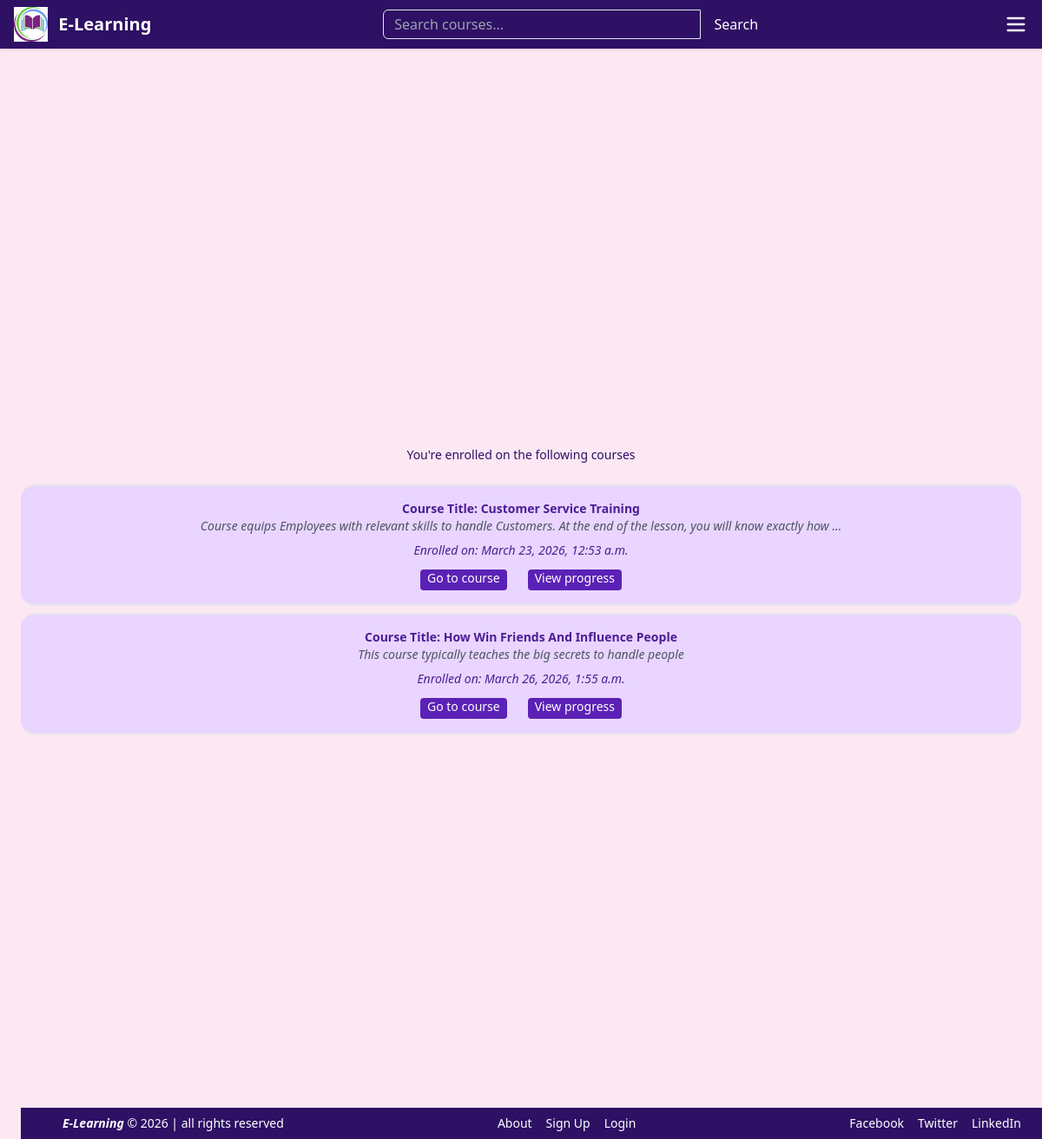
/courses/enrolled/ (signed in), run on the app's committed database.
### courses/models.py (models this page shows, shortened)
class Enrollment(models.Model):
    STATUS_CHOICES = [
        ('pending', 'Pending'),
        ('approved', 'Approved'),
        ('rejected', 'Rejected'),
    ]
    user = models.ForeignKey(User, on_delete=models.CASCADE)
    courses = models.ForeignKey(Course, on_delete=models.CASCADE)
    enrolled_at = models.DateTimeField(auto_now_add=True)
    status = models.CharField(max_length=10, choices=STATUS_CHOICES,default='pending')
    overall_progress = models.FloatField(default=0)
    class Meta:
        unique_together = ('user', 'courses')

class Course(models.Model):
    title = models.CharField(max_length=200)
    description = models.TextField()
    created_at = models.DateTimeField(auto_now_add=True)
    instructor = models.CharField(max_length=100)
    pdf = models.FileField(upload_to='courses/pdfs/',blank=True,null=True)
    video = models.FileField(upload_to='courses/videos/', blank=True,null=True)
    video_url = models.URLField(blank=True,null=True, help_text="Click the link to watch tutorial")
    learning_outcomes = models.TextField(blank=True,null=True)
    image = models.ImageField(upload_to="images/",blank=True, null=True)

### courses/views.py (the view)
# urls.py: path("enrolled/", views.enrolled_courses, name='enrolled_courses'),
@login_required
def enrolled_courses(request):
    enrollments = Enrollment.objects.filter(user=request.user,status='approved')
    return render(request, "courses/enrolled_courses.html",{
        "enrollments":enrollments
    })

### courses/templates/courses/enrolled_courses.html (shortened to what this page needs)
{% extends 'base.html' %}
{% block content %}
<div class="flex flex-col min-h-screen flex-center justify-center items-center w-full">
        {% if enrollments %}
            <div class="grid grid-cols-1 md:grid-cols-0 gap-2 w-full rounded-3xl">
              <h2 class="text-sm text-center text-violet-950 mb-4">You're enrolled on the following courses</h2>
          {% for enrollment in enrollments %}
                <div class="bg-purple-200 border-b-2 border-t-2 hover:shadow-2xl hover:shadow-violet-800 rounded-2xl p-4">
                <h3 class="text-sm text-violet-900 text-center font-semibold">Course Title: {{ enrollment.courses.title }}</h3>
                <p class="text-gray-600 text-sm text-center italic">{{ enrollment.courses.description|truncatewords:20 }}</p>
                <p class="text-sm text-violet-900 text-center italic mt-2">Enrolled on: {{ enrollment.enrolled_at|date:"F j, Y, g:i a " }}</p>
                <div class="flex justify-center gap-6">
                <a href="{% url 'course_details' enrollment.courses.id %}" class="mt-3 w-45 h-6 inline-block bg-violet-800 hover:bg-violet-950 text-white text-sm px-2 rounded">Go to course
                </a>
                <a href="{% url 'course_progress' enrollment.courses.id %}" class=" mt-3 w-45 h-6 inline-block bg-violet-800 hover:bg-violet-950 text-white text-sm px-2 rounded">View progress
                </a>
                </div>
            </div>
          {% endfor %}
        </div>
        {% elif user.is_staff or user.is_superuser %}
        <p class="text-gray-600 text-center text-sm">Admins cannot enroll in courses</p>
        {% else %}
        <p class="text-gray-600 text-center text-sm">You haven't enrolled in any courses yet.</p>
        {% endif%}
</div>
{% endblock %}

### data on the page
Enrollment: courses "Customer Service Training", courses.description "Course equips Employees with relevant skills to handle Customers. At the end of the lesson, you will know exactly how …", enrolled_at "March 23, 2026, 12:53 a.m."
Enrollment: courses "How Win Friends And Influence People", courses.description "This course typically teaches the big secrets to handle people", enrolled_at "March 26, 2026, 1:55 a.m."
